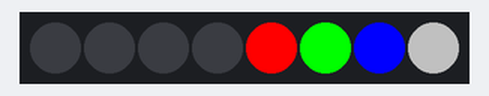
Bench run of a program on a simulated ESP32 board running MicroPython. Parts: 8 RGB LEDs in strip order, left to right. At 8.0 s the program stops and its outputs stay as they are.

Above: at 0.1 s.
At 4.1 s:
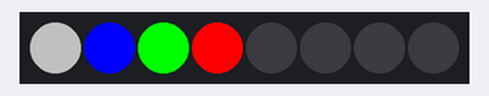
Timing chart, 0 to 9.5 s (numbered marks = the images above):
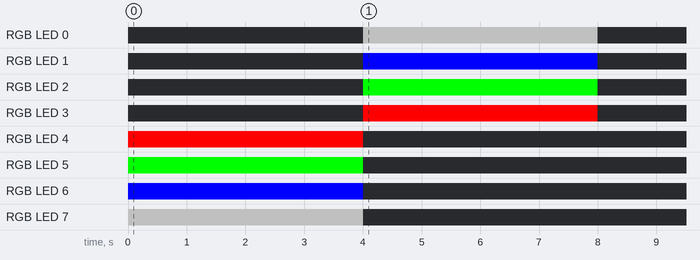

Measured:
- by itself, RGB LED 0: off → RGB(85, 85, 85) at 4.0 s, → off 4.0 s later
- by itself, RGB LED 1: off → RGB(0, 0, 255) at 4.0 s, → off 4.0 s later
- by itself, RGB LED 2: off → RGB(0, 255, 0) at 4.0 s, → off 4.0 s later
- by itself, RGB LED 3: off → RGB(255, 0, 0) at 4.0 s, → off 4.0 s later
- by itself, RGB LED 4: off → RGB(255, 0, 0) at 0.00 s, → off 4.0 s later
- by itself, RGB LED 5: off → RGB(0, 255, 0) at 0.00 s, → off 4.0 s later
- by itself, RGB LED 6: off → RGB(0, 0, 255) at 0.00 s, → off 4.0 s later
- by itself, RGB LED 7: off → RGB(85, 85, 85) at 0.00 s, → off 4.0 s later

The program:

ws2812_board_spi.py
```python
# 开发板上 WS2812 RGB LED 灯
# SPI MOSI 实现
# micropython gpio 太慢，无法实现

import gc
from machine import SPI, Pin
from time import sleep

class WS2812:
    """
    Driver for WS2812 RGB LEDs. May be used for controlling single LED or chain
    of LEDs.

    Example of use:

        chain = WS2812(spi_bus=1, led_count=4)
        data = [
            (255, 0, 0),    # red
            (0, 255, 0),    # green
            (0, 0, 255),    # blue
            (85, 85, 85),   # white
        ]
        chain.show(data)

    Version: 1.0
    """
    buf_bytes = (0x88, 0x8e, 0xe8, 0xee)
    # WS2812 没有时钟线，所以都是靠时长
    # 0 码： 高电平220ns-420ns 低电平 750ns~1600ns
    # 1 码： 高电平750ns~1600ns 低电平 220ns~420ns
    # 利用 SPI 该频率下传输数据时电平高低
    # 3200000Hz 大概 312.5ns 正好在 220ns~420ns 之间；312.5ns * 3 也在 750ns~1600ns 之间
    # 所以 0 码可以用 0x8 表示  1 码用 0xe 表示。
    # 正好可以1字节数据传输 2 个码
    # 0x88 = 0b10001000 就是 00
    # 0x8e = 0b10001110 就是 01
    # 0xe8 = 0b11101000 就是 10
    # 0xee = 0b11101110 就是 11

    def __init__(self, spi_bus=1, led_count=1, intensity=1):
        """
        Params:
        * spi_bus = SPI bus ID (1 or 2)
        * led_count = count of LEDs
        * intensity = light intensity (float up to 1)
        """
        self.led_count = led_count
        self.intensity = intensity

        # prepare SPI data buffer (4 bytes for each color)
        self.buf_length = self.led_count * 3 * 4
        self.buf = bytearray(self.buf_length)

        # SPI init
        self.spi = SPI(spi_bus, mosi=Pin(13))
        self.spi.init(baudrate=3200000, polarity=0, phase=1)

        # turn LEDs off
        self.show([])

    def show(self, data):
        """
        Show RGB data on LEDs. Expected data = [(R, G, B), ...] where R, G and B
        are intensities of colors in range from 0 to 255. One RGB tuple for each
        LED. Count of tuples may be less than count of connected LEDs.
        """
        self.fill_buf(data)
        self.send_buf()

    def send_buf(self):
        """
        Send buffer over SPI.
        """
        self.spi.write(self.buf)
        gc.collect()

    def update_buf(self, data, start=0):
        """
        Fill a part of the buffer with RGB data.

        Order of colors in buffer is changed from RGB to GRB because WS2812 LED
        has GRB order of colors. Each color is represented by 4 bytes in buffer
        (1 byte for each 2 bits).

        Returns the index of the first unfilled LED

        Note: If you find this function ugly, it's because speed optimisations
        beated purity of code.
        """

        buf = self.buf
        buf_bytes = self.buf_bytes
        intensity = self.intensity

        mask = 0x03 # 0b11 就是只有 0-3 确保不超过 buf_bytes 的长度
        index = start * 12 # 1byte 传 2bit 所以 8bit 需要 4byte，RGB 3色 合计 12byte
        for red, green, blue in data:
            red = int(red * intensity)
            green = int(green * intensity)
            blue = int(blue * intensity)

            buf[index] = buf_bytes[green >> 6 & mask]
            buf[index+1] = buf_bytes[green >> 4 & mask]
            buf[index+2] = buf_bytes[green >> 2 & mask]
            buf[index+3] = buf_bytes[green & mask]

            buf[index+4] = buf_bytes[red >> 6 & mask]
            buf[index+5] = buf_bytes[red >> 4 & mask]
            buf[index+6] = buf_bytes[red >> 2 & mask]
            buf[index+7] = buf_bytes[red & mask]

            buf[index+8] = buf_bytes[blue >> 6 & mask]
            buf[index+9] = buf_bytes[blue >> 4 & mask]
            buf[index+10] = buf_bytes[blue >> 2 & mask]
            buf[index+11] = buf_bytes[blue & mask]

            index += 12

        return index // 12

    def fill_buf(self, data):
        """
        Fill buffer with RGB data.

        All LEDs after the data are turned off.
        """
        end = self.update_buf(data)

        # 如果 data 没有设置所有的灯的颜色，补0
        # turn off the rest of the LEDs
        buf = self.buf
        off = self.buf_bytes[0]
        for index in range(end * 12, self.buf_length):
            buf[index] = off
            index += 1


chain = WS2812(spi_bus=1, led_count=4)
data = [
    (255, 0, 0),    # red
    (0, 255, 0),    # green
    (0, 0, 255),    # blue
    (85, 85, 85),   # white
]
chain.show(data)
sleep(4)
data.reverse()
chain.show(data)
sleep(4)
chain.show([])
```
